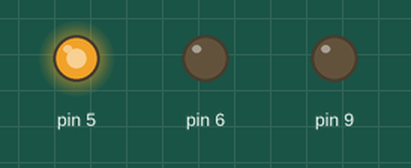
A sketch run on a simulated Arduino Uno, built with avr-gcc and run on an emulated ATmega328P. Shown: output pins drawn as LEDs (lit = HIGH).

Above: at 0.15 s.
At 4.66 s:
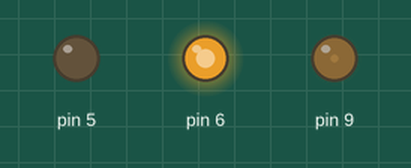
At 10.07 s:
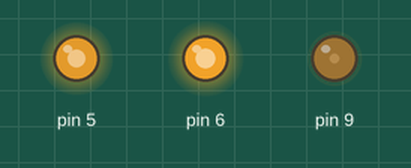
At 20.0 s:
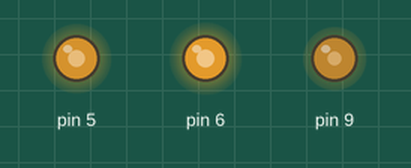
At 29.92 s:
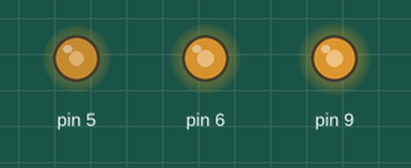
At 39.84 s:
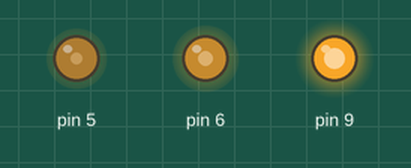
Timing chart, 0 to 40.0 s (numbered marks = the images above):
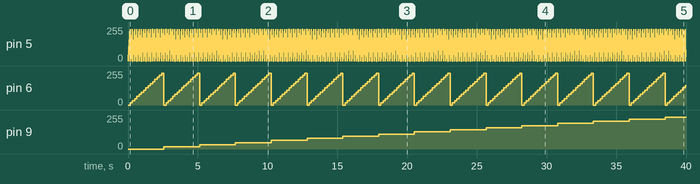

Measured:
- by itself, pin 9: moves from 0/255 to 240/255 over 35.9 s
- by itself, pin 6: repeats every 2.6 s: 32/255 0.16 s, 48/255 0.16 s, 64/255 0.16 s, 80/255 0.16 s, 96/255 0.16 s, 112/255 0.16 s, 128/255 0.16 s, 144/255 0.16 s, 160/255 0.16 s, 176/255 0.16 s, 192/255 0.16 s, 208/255 0.16 s, 224/255 0.16 s, 240/255 0.16 s, 0/255 0.16 s, 16/255 0.16 s
- by itself, pin 5: repeats every 0.16 s: 32/255 0.01 s, 48/255 0.01 s, 64/255 0.01 s, 80/255 0.01 s, 96/255 0.01 s, 112/255 0.01 s, 128/255 0.01 s, 144/255 0.01 s, 160/255 0.01 s, 176/255 0.01 s, 192/255 0.01 s, 208/255 0.01 s, 224/255 0.01 s, 240/255 0.01 s, 0/255 0.01 s, 16/255 0.01 s

The sketch:

tp61.ino
```cpp
void setup() {
  pinMode(9, OUTPUT);
  pinMode(6, OUTPUT);
  pinMode(5, OUTPUT);
}

void loop() {

  for (int r = 0; r <= 255; r += 16) {
    for (int g = 0; g <= 255; g += 16) {
      for (int b = 0; b <= 255; b += 16) {
        analogWrite(9, r);
        analogWrite(6, g);
        analogWrite(5, b);
        delay(10);
      }
    }
  }
}
```
